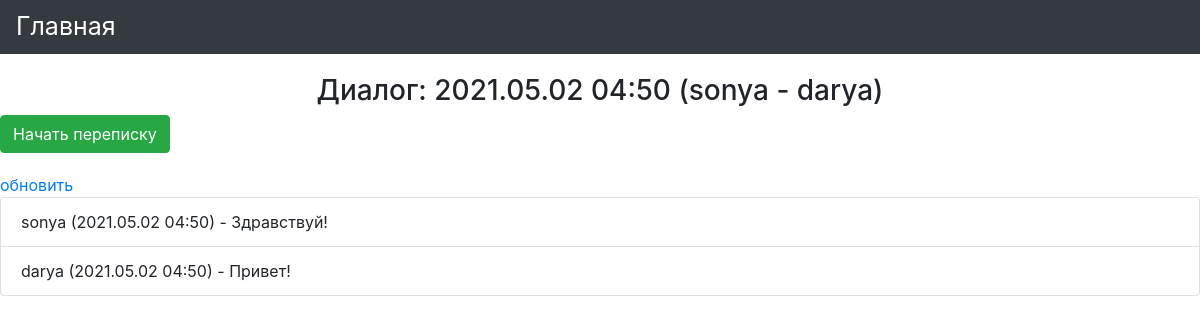
Before: /dialog/68/ with the older database file.
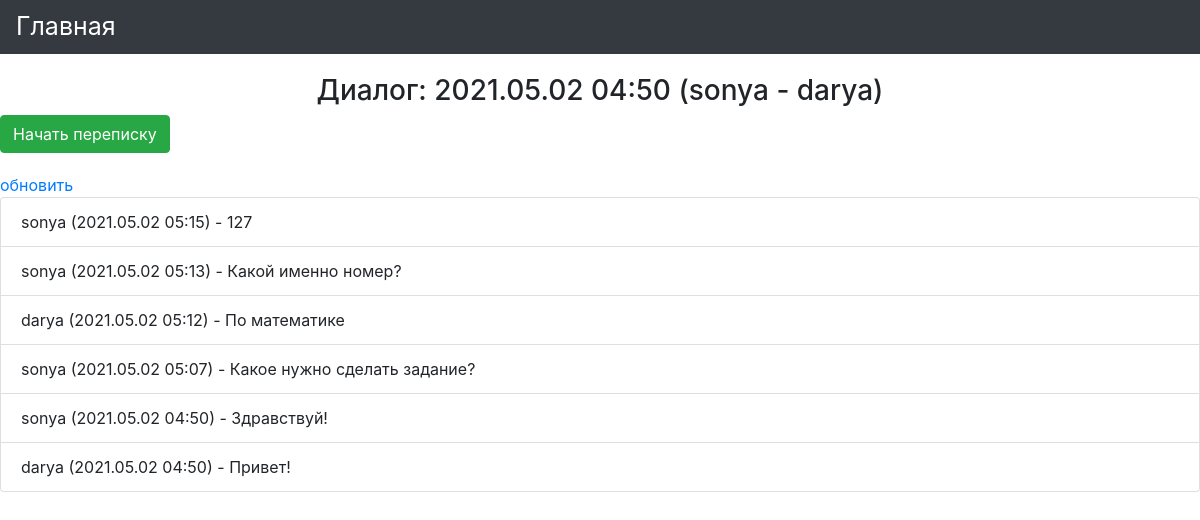
After: the same page with the newer database file.
### mainapp/models.py (models this page shows, shortened)
class Dialog(models.Model):
    created = models.DateTimeField(verbose_name='отправлено',
                                   auto_now_add=True,
                                   db_index=True)
    name = models.CharField(verbose_name='имя', max_length=64, blank=True)
    @cached_property
    def all_members(self):
        return self.members.all()
    def receive_messages(self):
        return Message.objects.filter(sender__in=self.all_members). \
            select_related('sender__member')
    def receive_sender(self, user_id):
        return self.all_members.filter(member_id=user_id).first()
    def __str__(self):
        members = User.objects.filter(
            pk__in=self.all_members.values_list('member_id', flat=True)). \
            values_list('username', flat=True)
        result = f'{self.created.strftime("%Y.%m.%d %H:%M")} ' \
                 f'({" - ".join(members)})'
        return result

class Message(models.Model):
    sender = models.ForeignKey(DialogMembers,
                               verbose_name='отправитель',
                               on_delete=models.CASCADE)
    text = models.TextField(verbose_name='сообщение')
    read = models.BooleanField(verbose_name='прочитано', default=False)
    created = models.DateTimeField(verbose_name='отправлено',
                                   auto_now_add=True,
                                   db_index=True)
    class Meta:
        verbose_name = 'сообщение'
        verbose_name_plural = 'сообщения'
        ordering = ['-created']

class DialogMembers(models.Model):
    CREATOR = '0'
    INTERLOCUTOR = '1'
    ROLE_CHOICES = (
        (CREATOR, 'создатель'),
        (INTERLOCUTOR, 'собеседник'),
    )
    dialog = models.ForeignKey(Dialog,
                               verbose_name='диалог',
                               on_delete=models.CASCADE,
                               related_name="members")
    member = models.ForeignKey(User,
                               verbose_name='участник диалога',
                               on_delete=models.CASCADE,
                               related_name="dialogs")
    role = models.CharField(verbose_name='роль',
                            choices=ROLE_CHOICES,
                            db_index=True,
                            max_length=60)
    class Meta:
        verbose_name = 'Участники диалога'
        verbose_name_plural = 'Участники диалогов'
        ordering = ['dialog', '-role', 'member']

### mainapp/views.py (the view)
# urls.py: path('dialog/<int:dialog_pk>/', mainapp.dialog,
def dialog(request, dialog_pk):
    dialog = get_object_or_404(Dialog, pk=dialog_pk)
    sender = dialog.receive_sender(request.user.pk)
    context = {
        'page_title': 'диалог',
        'dialog': dialog,
        'sender': sender,
    }
    return render(request, 'mainapp/dialog.html', context)

### mainapp/templates/mainapp/dialog.html (shortened to what this page needs)
{% load static %}
<!DOCTYPE html>
<html lang="ru">
<head>
    {% block css %}
    <link rel="stylesheet" href="https://maxcdn.bootstrapcdn.com/bootstrap/4.0.0/css/bootstrap.min.css"
>
    <link rel="stylesheet" href="{% static 'css/style.css' %}">
    {% endblock %}
</head>
<body>
<div class="navbar navbar-expand-sm bg-dark navbar-dark">
    <a style="color:white; font-size: 25px;" href="{% url 'mainapp:index' %}">Главная</a>
</div>
<h3 class="text-center" style="margin-top: 20px;">Диалог: {{ dialog }}</h3>
<div class="message-create">
    <a class="btn btn-success" href="{% url 'mainapp:message_create' sender.id %}"
       style="text-decoration: none; margin-bottom: 20px;">
        Начать переписку
    </a>
    <div class="dialog-messages">
        <a href="{% url 'mainapp:update_new_messages' dialog.id %}"
           style="text-decoration: none;"
           class="dialog-update">
            обновить
        </a>
    </div>
</div>
<div class="messages-list">
    <ul class="list-group">
        {% for item in dialog.receive_messages %}
        <li class="list-group-item message-{{ item.pk }}">
            {{ item.sender.member.username }}
            ({{ item.created|date:"Y.m.d H:i" }}) - {{ item.text }}
        </li>
        {% endfor %}
    </ul>
</div>
</body>
</html>

Changed rows visible on the page:
added Message: sender.member.username "sonya", created "2021.05.02 05:15", text "127"
added Message: sender.member.username "sonya", created "2021.05.02 05:13", text "Какой именно номер?"
added Message: sender.member.username "darya", created "2021.05.02 05:12", text "По математике"
added Message: sender.member.username "sonya", created "2021.05.02 05:07", text "Какое нужно сделать задание?"
